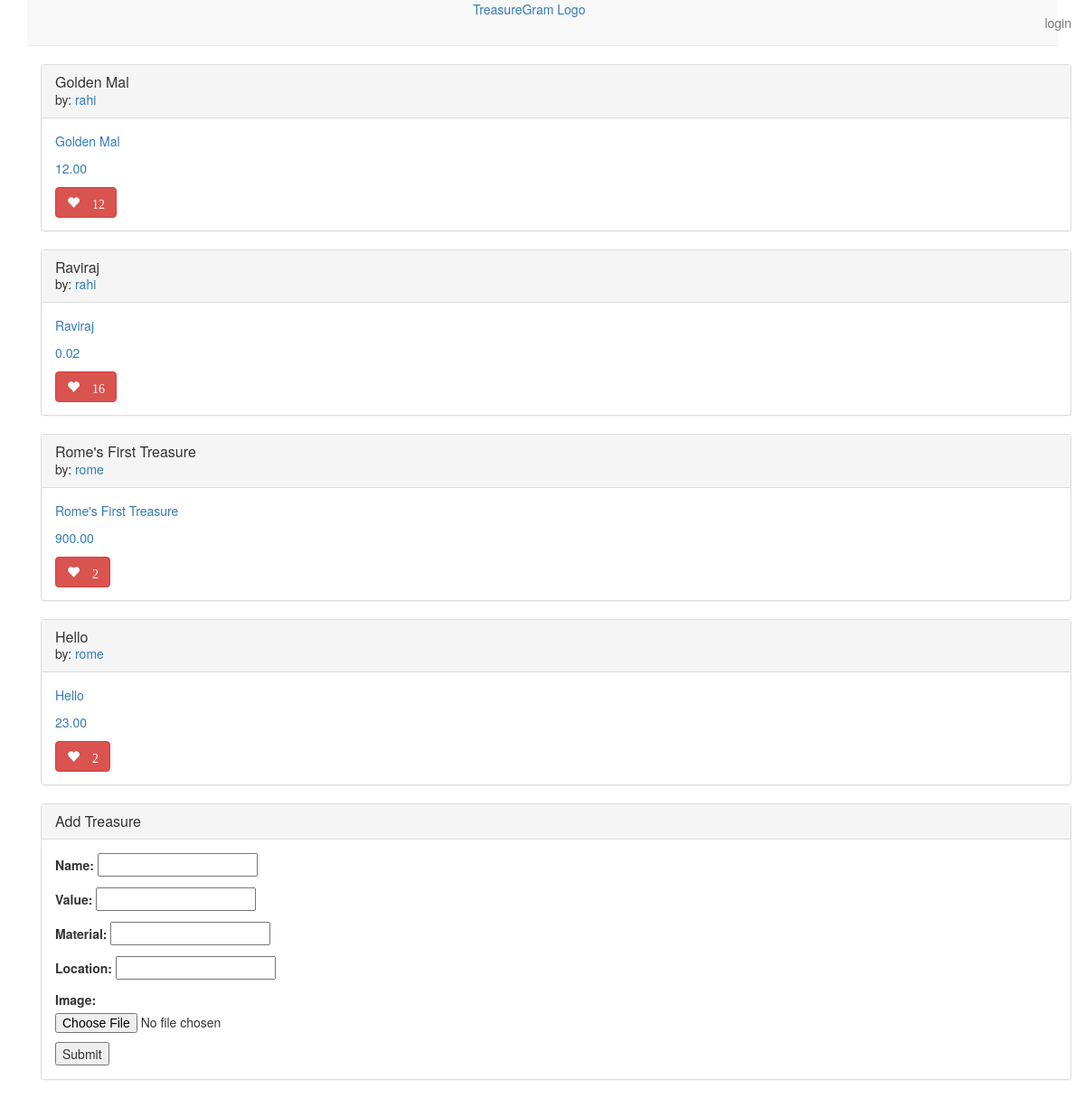
The app's page /, older data.
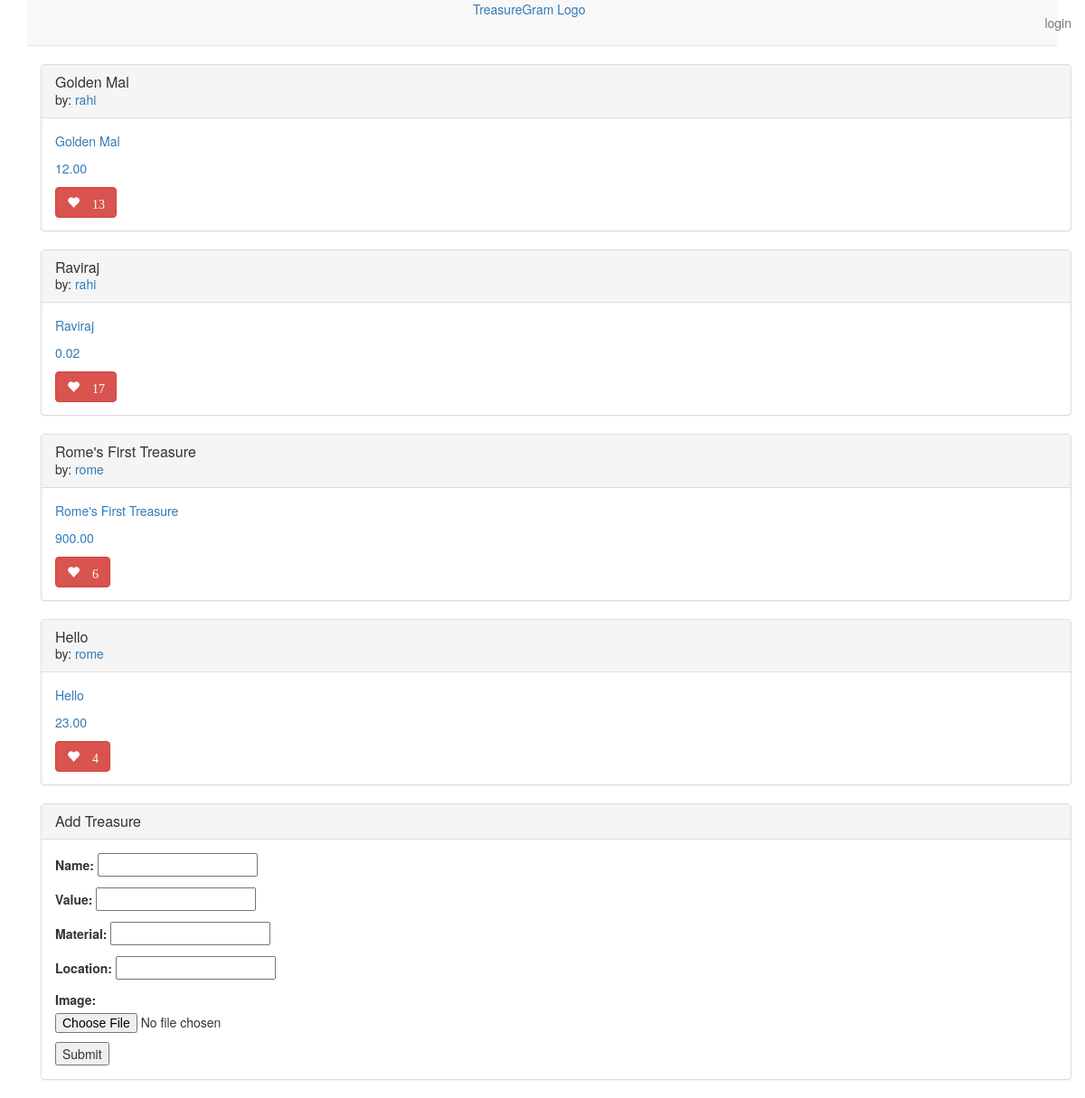
The same page, newer data.
### main_app/models.py (models this page shows, shortened)
class Treasure(models.Model):
    user = models.ForeignKey(User)
    name = models.CharField(max_length=100)
    value = models.DecimalField(max_digits=10, decimal_places=2)
    material = models.CharField(max_length=100)
    location = models.CharField(max_length=100)
    image = models.ImageField(upload_to='treasure_images', default='treasure_images/default.png')
    likes = models.IntegerField(default=0)

### main_app/views.py (the view)
# urls.py: url(r'^$', views.index, name='index'),
def index(request):
    treasures = Treasure.objects.all()
    form = TreasureForm()
    return render(request, 'index.html', {'treasures': treasures, 'form': form})

### main_app/forms.py
class TreasureForm(forms.ModelForm):
    class Meta:
        model = Treasure
        fields = ['name', 'value', 'material', 'location', 'image']

### main_app/templates/index.html (shortened to what this page needs)
{% extends 'base.html' %}
{% load staticfiles %}
{% block content %}
    <div class="">
        {% for treasure in treasures %}
            <div class="treasure panel panel-default">
                <div class="panel-heading">
                    <h3 class="panel-title">{{ treasure.name }}</h3>
                    by: <a class="panel-username"
                           href="/user/{{ treasure.user.username }}">{{ treasure.user.username }}</a>
                </div>
                <div class="panel-body">
                    <a href="/{{ treasure.id }}">
                        <p>{{ treasure.name }}</p>
                        {% if treasure.value > 0 %}
                            <p>{{ treasure.value }}</p>
                        {% else %}
                            <p>Unknown</p>
                        {% endif %}
                    </a>
                    <button id="likes" data-id="{{ treasure.id }}"
                            class="btn btn-mini btn-danger glyphicon glyphicon-heart" type="button">
                        {% if treasure.likes > 0 %}
                            {{ treasure.likes }}
                        {% endif %}
                    </button>
                </div>
            </div>
        {% endfor %}
    </div>
    <div class="treasure panel panel-default">
        <div class="panel-heading">
            <h3 class="panel-title">Add Treasure</h3>
        </div>
        <div class="panel-body">
            <form enctype="multipart/form-data" action="post_url/" method="post">
                {{ form.as_p }}
                <input type="submit" value="Submit"/>
            </form>
        </div>
    </div>
{% endblock %}

Row changes from the older to the newer data that the page shows:
changed Treasure "Golden Mal": likes "12" → "13"
changed Treasure "Raviraj": likes "16" → "17"
changed Treasure "Rome's First Treasure": likes "2" → "6"
changed Treasure "Hello": likes "2" → "4"
